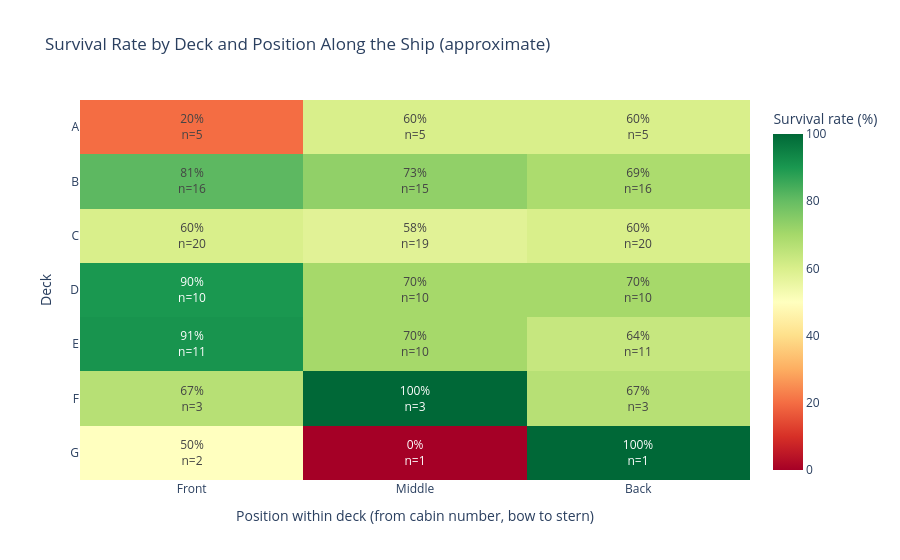

Notebook cell for this chart:
### Code cell
import plotly.graph_objects as go

fig = go.Figure(go.Heatmap(
    z=heat.values, x=heat.columns.astype(str), y=heat.index,
    colorscale="RdYlGn", zmin=0, zmax=100,
    colorbar=dict(title="Survival rate (%)"),
    text=[[f"{v:.0f}%<br>n={int(c)}" if pd.notna(v) else ""
           for v, c in zip(row_v, row_c)]
          for row_v, row_c in zip(heat.values, counts.values)],
    texttemplate="%{text}"))
fig.update_layout(
    title="Survival Rate by Deck and Position Along the Ship (approximate)",
    xaxis_title="Position within deck (from cabin number, bow to stern)",
    yaxis_title="Deck", yaxis_autorange="reversed")   # A at top
fig.show()

### Figure 1 — Plotly figure (JSON) as saved in the notebook; plotly's stock layout.template omitted (floating-point values rounded to 4 significant figures)
{"data": [{"colorbar": {"title": {"text": "Survival rate (%)"}}, "colorscale": [[0, "rgb(165,0,38)"], [0.1, "rgb(215,48,39)"], [0.2, "rgb(244,109,67)"], [0.3, "rgb(253,174,97)"], [0.4, "rgb(254,224,139)"], [0.5, "rgb(255,255,191)"], [0.6, "rgb(217,239,139)"], [0.7, "rgb(166,217,106)"], [0.8, "rgb(102,189,99)"], [0.9, "rgb(26,152,80)"], [1, "rgb(0,104,55)"]], "text": [["20%<br>n=5", "60%<br>n=5", "60%<br>n=5"], ["81%<br>n=16", "73%<br>n=15", "69%<br>n=16"], ["60%<br>n=20", "58%<br>n=19", "60%<br>n=20"], ["90%<br>n=10", "70%<br>n=10", "70%<br>n=10"], ["91%<br>n=11", "70%<br>n=10", "64%<br>n=11"], ["67%<br>n=3", "100%<br>n=3", "67%<br>n=3"], ["50%<br>n=2", "0%<br>n=1", "100%<br>n=1"]], "texttemplate": "%{text}", "type": "heatmap", "x": ["Front", "Middle", "Back"], "y": ["A", "B", "C", "D", "E", "F", "G"], "z": [[20.0, 60.0, 60.0], [81.25, 73.33, 68.75], [60.0, 57.89, 60.0], [90.0, 70.0, 70.0], [90.91, 70.0, 63.64], [66.67, 100.0, 66.67], [50.0, 0.0, 100.0]], "zmax": 100, "zmin": 0}], "layout": {"title": {"text": "Survival Rate by Deck and Position Along the Ship (approximate)"}, "xaxis": {"title": {"text": "Position within deck (from cabin number, bow to stern)"}}, "yaxis": {"autorange": "reversed", "title": {"text": "Deck"}}}}
